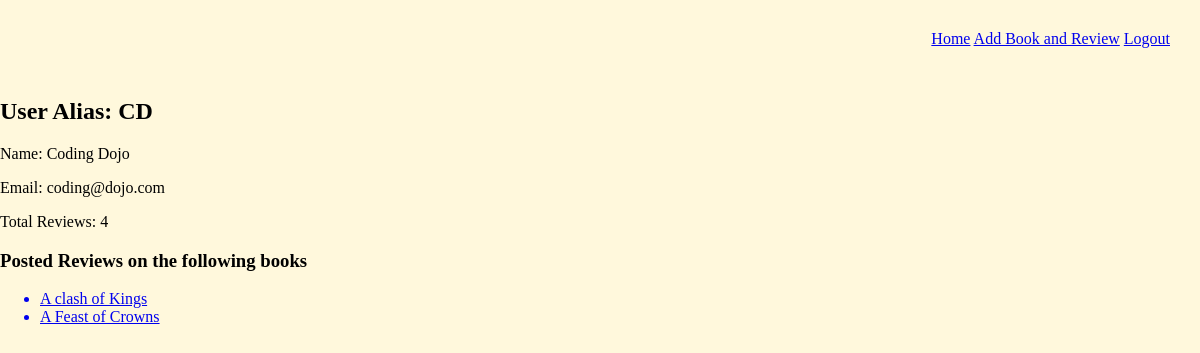
Page /users/1 on the committed database.
### ReadersApp/models.py (models this page shows)
class User(models.Model):
    name   = models.CharField(max_length = 255)
    alias  = models.CharField(max_length = 255)
    email  = models.CharField(max_length = 255)
    passwd = models.CharField(max_length = 255)
    created_at = models.DateTimeField(auto_now_add = True)
    updated_at = models.DateTimeField(auto_now = True)
    objects = UserManager()

class Book(models.Model):
    title  = models.CharField(max_length = 255)
    author = models.ForeignKey('Author', related_name="books", on_delete = models.CASCADE)
    created_at = models.DateTimeField(auto_now_add = True)
    updated_at = models.DateTimeField(auto_now = True)
    objects = BookManager()

### ReadersApp/views.py (the view)
# urls.py: path('users/<int:user_id>', views.user_details),
def user_details(request, user_id):
    user = User.objects.get(id=user_id)
    reviews = user.reviews.all()
    count = len(reviews)
    books = []
    for review in reviews:
        if review.book not in books:
            books.append(review.book)
    context = {
        'user': user,
        'total_reviews': count,
        'books': books,
    }
    return render(request, 'user_details.html', context)

### ReadersApp/templates/user_details.html (shortened to what this page needs)
<!DOCTYPE html>
<html lang="en">
<head>
    {% load static %}
    <link rel="stylesheet" href="{% static 'css/style.css' %}">
</head>
<body>
    <div id='header'>
        <H1></H1>
        <div id='nav_links'>
            <a href='/books'>Home</a>
            <a href='/books/add'>Add Book and Review</a>
            <a href='/logout'>Logout</a>
        </div>
    </div>
    <div id="container">
        <div>
            <h2>User Alias: {{ user.alias }}</h2>
            <p>Name: {{ user.name }}</p>
            <p>Email: {{ user.email }}</p>
            <p>Total Reviews: {{ total_reviews }}</p>
            <h3>Posted Reviews on the following books</h3>
            <ul>
                {% for book in books %}
                <a href='/books/{{ book.id }}'><li>{{ book.title }}</li></a>
                {% endfor %}
            </ul>
        </div>
    </div>
</body>
</html>

### ReadersApp/static/css/style.css (style rules this page uses)
html { background-color: cornsilk; }
body { max-width: 1200px; margin: 0 auto !important; float: none !important; }
#header { display: flex; align-content: space-between; }
#container { display: flex; align-content: space-between; }
h1 { flex: 60%; }
#nav_links { flex-flow: column; margin: 30px; }

### rows in the picture
User: alias "CD", name "Coding Dojo", email "coding@dojo.com"
Book: title "A clash of Kings"
Book: title "A Feast of Crowns"

### other values in the picture
{{ total_reviews }} "4"
